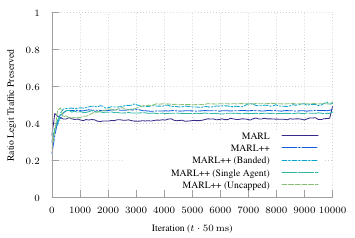

This figure's gnuplot source:
set terminal tikz standalone color size 9cm,6cm font '\scriptsize' preamble '\usepackage{microtype} \usepackage{times} \usepackage[T1]{fontenc} \usepackage{siunitx}\sisetup{detect-all}'
set output "udp-m-16.tex"

load "parula.pal"

set style line 102 lc rgb '#a0a0a0' lt 1 lw 1
set border ls 102
set colorbox border 102
set key textcolor rgb "black"
set tics textcolor rgb "black"
set label textcolor rgb "black"

set border 3
set grid x y
set xtics nomirror
set ytics nomirror

#set key autotitle columnhead
set datafile separator ","

set xlabel "Iteration ($t \\cdot{} \\SI{50}{\\milli\\second}$)"
set ylabel "Ratio Legit Traffic Preserved"

set yrange [0.0:1.0]
set key inside bottom right

plot '../results/online-16-avg.csv' u 1:3 w lines smooth sbezier title "MARL" dt 1, \
     '../results/m-udp-natural-16' u 1:3 w lines smooth sbezier title "MARL++" dt (18,2,2,2), \
     '../results/m-udp-banded-16' u 1:3 w lines smooth sbezier title "MARL++ (Banded)" ls 4  dt (6,2,2,2), \
     '../results/m-udp-single-16' u 1:3 w lines smooth sbezier title "MARL++ (Single Agent)" ls 5 dt (18,2), \
     '../results/m-udp-uncap-16' u 1:3 w lines smooth sbezier title "MARL++ (Uncapped)" ls 6 dt (6,2), \
